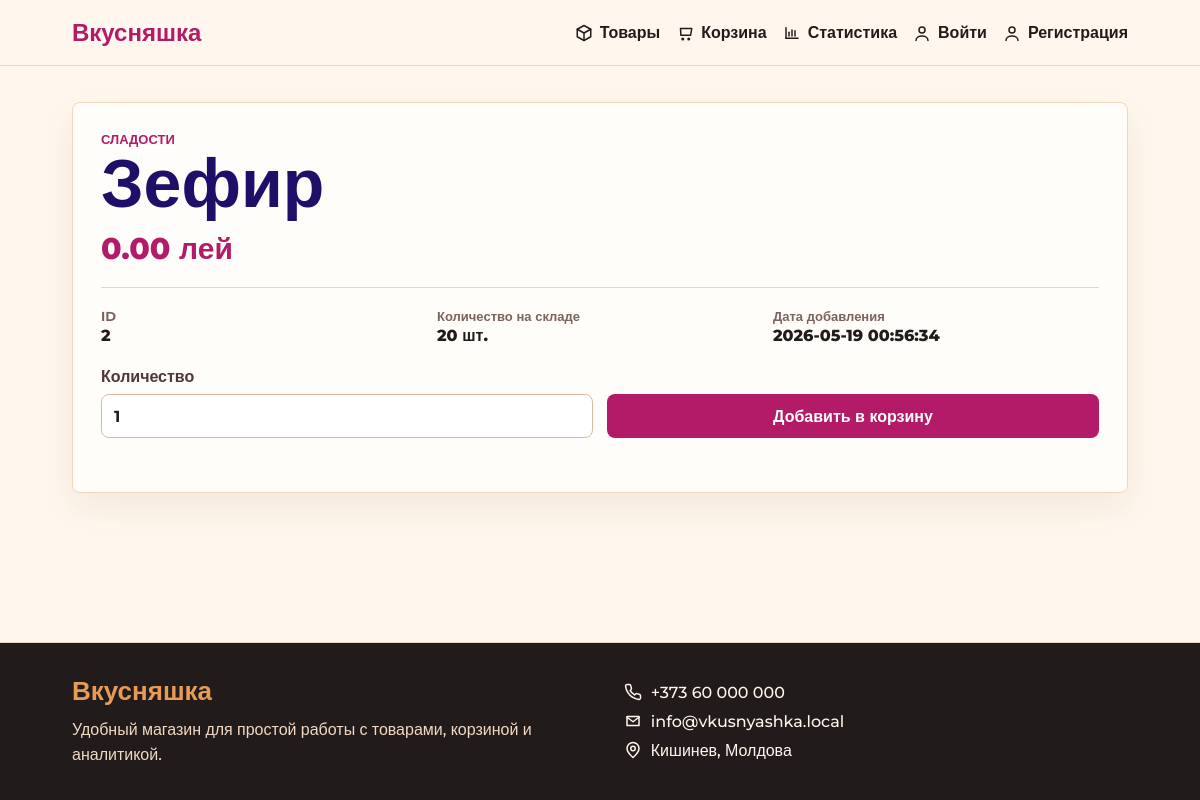
The app's page /products/2 with its own data.
### tables this page shows
CREATE TABLE categories (
                id INTEGER PRIMARY KEY AUTOINCREMENT,
                name TEXT NOT NULL UNIQUE
            );

CREATE TABLE products (
                id INTEGER PRIMARY KEY AUTOINCREMENT,
                name TEXT NOT NULL,
                price REAL NOT NULL CHECK(price >= 0),
                stock INTEGER NOT NULL DEFAULT 0,
                category_id INTEGER,
                created_at TEXT NOT NULL,
                FOREIGN KEY (category_id) REFERENCES categories(id)
            );

### products.py (the view)
@products_bp.route("/items/<int:product_id>")
@products_bp.route("/products/<int:product_id>")
def product_detail(product_id):
    product = get_product(product_id)
    if product is None:
        return render_template("404.html"), 404
    return render_template("product_detail.html", product=product)

### auth.py (called while the page is built)
@auth_bp.before_app_request
def load_logged_in_user():
    user_id = session.get("user_id")
    if user_id is None:
        g.user = None
    else:
        g.user = get_user_by_id(user_id)

@auth_bp.app_context_processor
def inject_user():
    return {
        "current_user": g.get("user"),
        "cart_item_count": get_cart_item_count(),
        "csrf_token": generate_csrf_token(),
    }

### models.py (called while the page is built)
def get_db():
    if "db" not in g:
        g.db = sqlite3.connect(current_app.config["DB_PATH"], detect_types=sqlite3.PARSE_DECLTYPES)
        g.db.row_factory = sqlite3.Row
        g.db.execute("PRAGMA foreign_keys = ON")
    return g.db

def get_product(product_id):
    conn = get_db()
    return conn.execute(
        """
        SELECT p.*, c.name AS category_name
        FROM products p
        LEFT JOIN categories c ON c.id = p.category_id
        WHERE p.id = ?
        """,
        (product_id,),
    ).fetchone()

### utils.py (called while the page is built, shortened)
def parse_cart_cookie(cookie_value):
    if not cookie_value:
        return {}

def get_cart_item_count():
    cart = parse_cart_cookie(request.cookies.get("cart"))
    return sum(cart.values())

def generate_csrf_token():
    token = session.get("csrf_token")
    if not token:
        token = secrets.token_urlsafe(16)
        session["csrf_token"] = token
    return token

### templates/product_detail.html (shortened to what this page needs)
{% extends "base.html" %}
{% block content %}
<section class="detail">
    <div class="detail-main">
        <p class="category">{{ product.category_name or "Без категории" }}</p>
        <h1>{{ product.name }}</h1>
        <p class="price">{{ "%.2f"|format(product.price) }} лей</p>
    </div>
    <dl class="info-list">
        <div>
            <dt>ID</dt>
            <dd>{{ product.id }}</dd>
        </div>
        <div>
            <dt>Количество на складе</dt>
            <dd>{{ product.stock }} шт.</dd>
        </div>
        <div>
            <dt>Дата добавления</dt>
            <dd>{{ product.created_at }}</dd>
        </div>
    </dl>
    <form class="product-form" method="post" action="{{ url_for('cart.add_to_cart', product_id=product.id) }}">
        <label>
            Количество
            <input type="number" name="quantity" min="1" max="{{ product.stock }}" value="1" {% if product.stock == 0 %}disabled{% endif %}>
        </label>
        <button class="button" type="submit" {% if product.stock == 0 %}disabled{% endif %}>Добавить в корзину</button>
    </form>
</section>
{% endblock %}

### static/style.css (style rules this page uses)
* { margin: 0; padding: 0; box-sizing: border-box; }
body { min-height: 100vh; display: flex; flex-direction: column; color: #221b1b; background: #fff7ed; font-family: Montserrat, Arial, sans-serif; font-weight: 500; overflow-x: hidden; }
.hero-text, .page-head, .form-page, .detail, .empty, .table-section, .stats-grid, .filters { animation: fadeUp 0.7s ease both; }
.hero h1, .page-head h1, .form-page h1, .detail h1, .empty h1 { color: #1f0f69; font-size: clamp(34px, 6vw, 68px); line-height: 1.05; font-weight: 800; }
.button, button { display: inline-flex; justify-content: center; align-items: center; min-height: 44px; border: 0; border-radius: 8px; padding: 12px 18px; background: #b31b69; color: #fff; font: inherit; font-weight: 700; cursor: pointer; gap: 8px; transition: background 0.2s ease, box-shadow 0.2s ease, transform 0.2s ease; }
.filters, .product-form { display: grid; grid-template-columns: repeat(3, minmax(180px, 1fr)); gap: 14px; align-items: end; margin-bottom: 26px; }
label { display: grid; gap: 8px; color: #4d3935; font-weight: 700; }
input, select { width: 100%; min-height: 44px; border: 1px solid #d7bba2; border-radius: 8px; padding: 10px 12px; background: #fff; color: #221b1b; font: inherit; }
.card, .stat, .detail, .table-section, .empty, .form-page { border: 1px solid #efd6be; border-radius: 8px; background: #fffdf9; box-shadow: 0 14px 36px rgba(96, 55, 21, 0.08); }
.category { color: #b31b69; font-size: 13px; font-weight: 800; text-transform: uppercase; }
dl { display: grid; gap: 10px; }
dt { color: #7a635b; font-size: 13px; font-weight: 700; }
dd { margin-top: 2px; font-weight: 800; }
.detail, .form-page, .table-section, .empty { padding: 28px; }
.detail-main { border-bottom: 1px solid #efd6be; padding-bottom: 20px; margin-bottom: 20px; }
.price { margin-top: 12px; color: #b31b69; font-size: 30px; font-weight: 800; }
.info-list { grid-template-columns: repeat(auto-fit, minmax(180px, 1fr)); }
.product-form { grid-template-columns: 1fr 1fr; margin-top: 22px; }
.product-form button { align-self: end; }

### records on screen
categories: name "СЛАДОСТИ"
products: name "Зефир", price "0.00", id "2", stock "20", created_at "2026-05-19 00:56:34", quantity "1"
